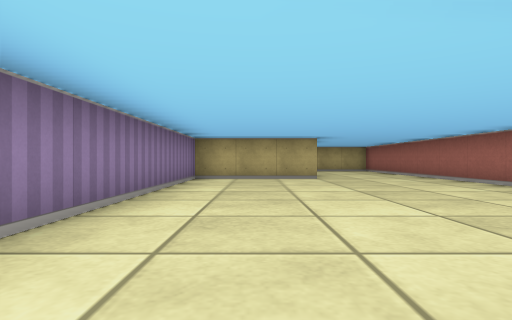
view 1 (above)

12 first-person views from a walk through a cub3D maze. The camera is about half as high as the walls, looks level and sees 80° across. The floor is counted in squares. Each view is taken from the middle of a square. On the plan, view 1 faces up. The plan holds only what a view shows up to about 9 squares ahead; the rest is blank.

view 2
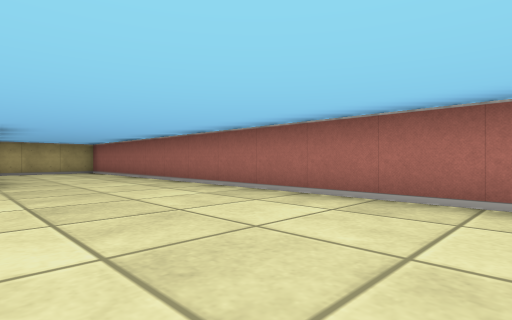

view 3
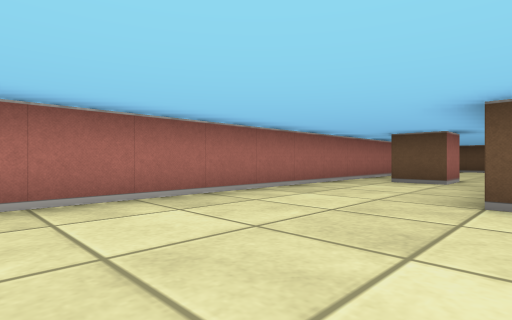

view 4
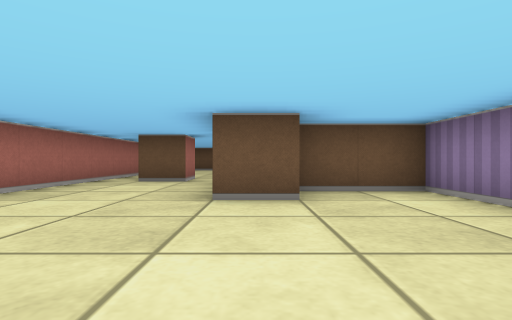

view 5
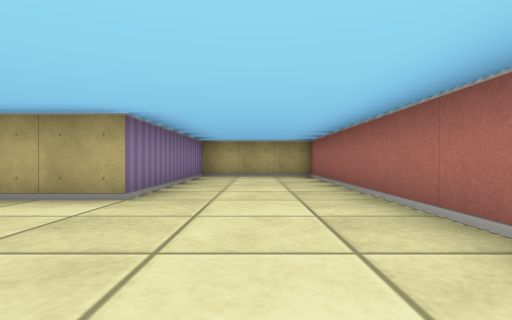

view 6
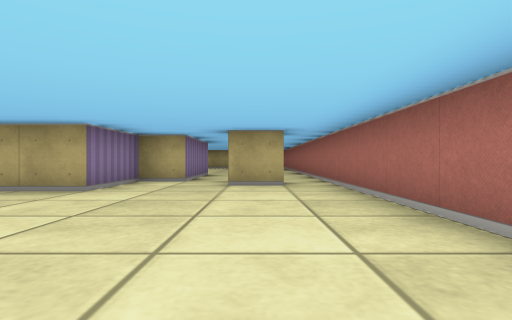

view 7
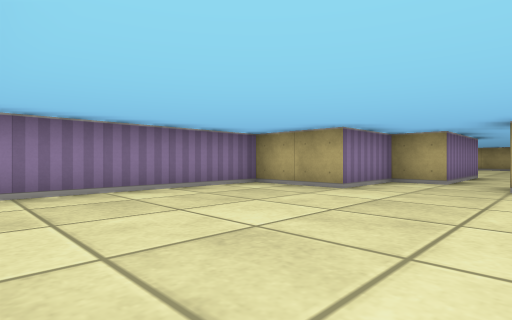

view 8
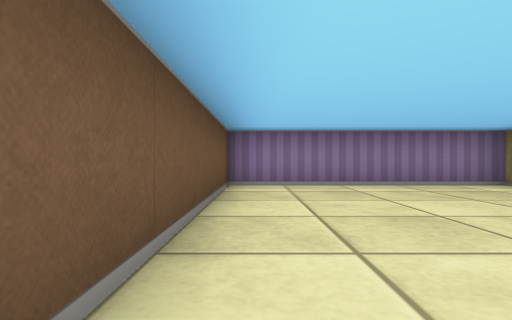

view 9
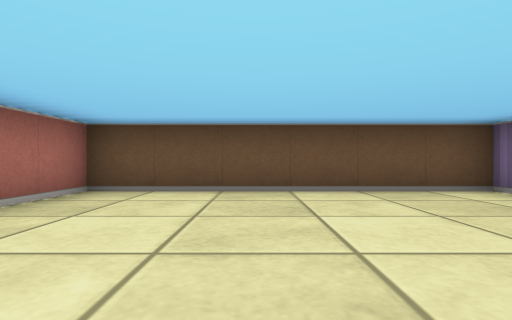

view 10
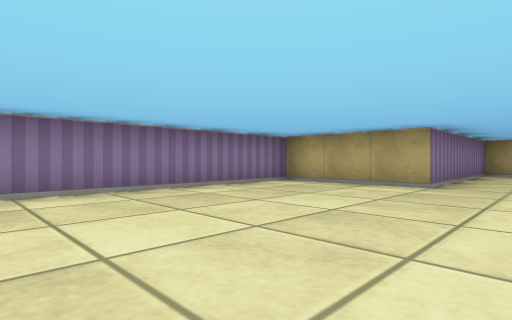

view 11
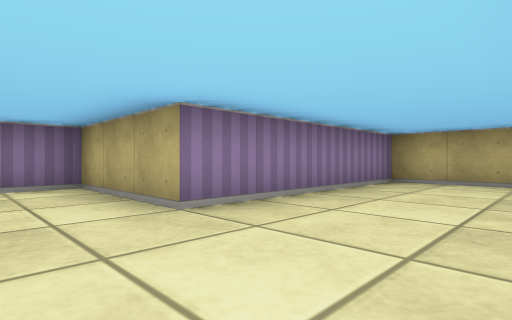

view 12
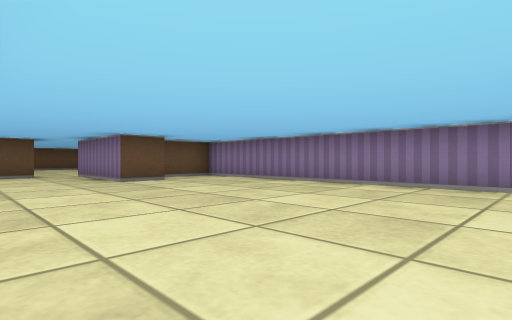

### Floor plan
Points are (right, up) in squares from view 1. A wall is a line through its corners. A room is listed if a view was taken in it or the views show most of it. See-through windows are left out.
Room 1 (views 1, 2, 3, 4, 5, 6, 7, 8, 9, 10, 11, 12)
walls: (0.5, 0.5) (1.5, 0.5) (1.5, -2.5) (0.5, -2.5) (0.5, -4.5) (-1.5, -4.5) (-1.5, -9.5) (4.5, -9.5) (4.5, 12.5) (1.5, 12.5) (1.5, 7.5) (-1.5, 7.5) (-1.5, -0.5) (0.4, -0.5); (3.5, -3.5) (2.5, -3.5) (2.5, -2.5) (3.5, -2.5)

Positions as (right, up) in squares from view 1, and headings:
1: (0, 0), facing up
2: (1, 1), facing up-right
3: (1, 4), facing down-right
4: (1, 4), facing down
5: (3, 4), facing up
6: (3, -9), facing up
7: (3, -9), facing up-left
8: (4, -9), facing left
9: (2, -5), facing down
10: (3, 2), facing up-left
11: (4, 6), facing up-left
12: (4, 7), facing down-left
